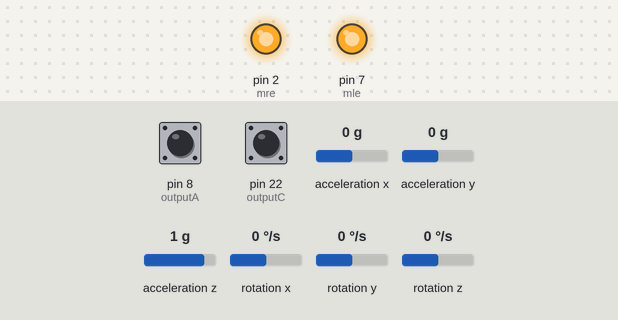
Recording of a sketch running on a simulated Arduino Mega 2560, built with avr-gcc and run on an emulated ATmega2560. Parts: output pins drawn as LEDs (lit = HIGH). Inputs (shaded band) come from the test bench; at power-on: pin 8 (outputA) HIGH, pin 22 (outputC) HIGH, acceleration x 0 g, acceleration y 0 g, acceleration z 1 g, rotation x 0 °/s, rotation y 0 °/s, rotation z 0 °/s. What the sketch prints to the serial monitor is not drawn.

Above: at 0.1 s.
Timing chart, 0 to 1.6 s (numbered marks = the images above):
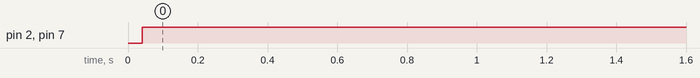

Measured:
- by itself, pin 2 (mre), pin 7 (mle): LOW → HIGH at 0.04 s

The sketch:

agv.ino
```cpp
/*     Arduino Rotary Encoder Tutorial
 *
 *  by Dejan Nedelkovski, www.HowToMechatronics.com
 *
 */
#include <Wire.h>
#include <MPU6050.h>

MPU6050 mpu;

// Timers
unsigned long timer = 0;
float timeStep = 0.04;

// Pitch, Roll and Yaw values
float pitch = 0;
float roll = 0;
float yaw = 0;


 #define outputA 8
 #define outputB 9
 #define outputC 22
 #define outputD 23
 int mr1 = 3;
 int mr2 = 4;
 int ml1 = 5;
 int ml2 = 6;
 int mre = 2;
 int mle = 7;
 int counter1 = 0,counter2 = 0;;
 int a1State,a2State;
 int aLastState1,aLastState2;
 void setup() {

  // Initialize MPU6050
  while(!mpu.begin(MPU6050_SCALE_2000DPS, MPU6050_RANGE_2G))
  {
    Serial.println("Could not find a valid MPU6050 sensor, check wiring!");
    delay(500);
  }

  // Calibrate gyroscope. The calibration must be at rest.
  // If you don't want calibrate, comment this line.
  mpu.calibrateGyro();

  // Set threshold sensivty. Default 3.
  // If you don't want use threshold, comment this line or set 0.
  mpu.setThreshold(3);

   pinMode (outputA,INPUT);
   pinMode (outputB,INPUT);

   pinMode (outputC,INPUT);
   pinMode (outputD,INPUT);

   Serial.begin (115200);
   // Reads the initial state of the outputA
   aLastState1 = digitalRead(outputA);
   aLastState2 = digitalRead(outputC);
 }
 void loop() {
  imu();
  encoder1();
  encoder2();
  run();
 }

 void imu(){
       timer = millis();

  // Read normalized values
  Vector norm = mpu.readNormalizeGyro();


  yaw = yaw + norm.ZAxis * timeStep;

  // Output
  Serial.print(" Yaw = ");
  Serial.println(yaw);

  // Wait to full timeStep period
  delay((timeStep*1000) - (millis() - timer));

  }

 void encoder1(){

   a1State = digitalRead(outputA);

   // If the previous and the current state of the outputA are different, that means a Pulse has occured
   if (a1State != aLastState1){
     // If the outputB state is different to the outputA state, that means the encoder is rotating clockwise
     if (digitalRead(outputB) != a1State) {
       counter1 ++;
     } else {
       counter1 --;
     }
   }
   aLastState1 = a1State; // Updates the previous state of the outputA with the current state


     Serial.print("Position1: ");
     Serial.print(counter1);


  }
 void encoder2(){
a2State = digitalRead(outputC);// Reads the "current" state of the outputA

   if (a2State != aLastState2){
     // If the outputB state is different to the outputA state, that means the encoder is rotating clockwise
     if (digitalRead(outputD) != a2State) {
       counter2 ++;
     } else {
       counter2 --;
     }
   }
   aLastState2 = a2State;

 Serial.print("Position2: ");
 Serial.println(counter2);

  }


  void run(){
     if(counter1 > -100 && counter2 > -100){
     forward();
    }

   if(counter1 <= -100 || counter2 <= -100){

        rotate();

   if(yaw>45.0){
   counter1 =0;
   counter2 =0;
        }
   }
    }

 void forward()
 {
  digitalWrite(mr1, HIGH);
  digitalWrite(mr2, LOW);
  digitalWrite(ml1, HIGH);
  digitalWrite(ml2, LOW);
  analogWrite(mre,255);
  analogWrite(mle,255);
 }

 void rukja(){
  digitalWrite(mr1, LOW);
  digitalWrite(mr2, LOW);
  digitalWrite(ml1, LOW);
  digitalWrite(ml2, LOW);
 }


 void rotate(){
  digitalWrite(mr1, LOW);
  digitalWrite(mr2, HIGH);
  digitalWrite(ml1, HIGH);
  digitalWrite(ml2, LOW);
  analogWrite(mre,125);
  analogWrite(mle,125);
 }
```
